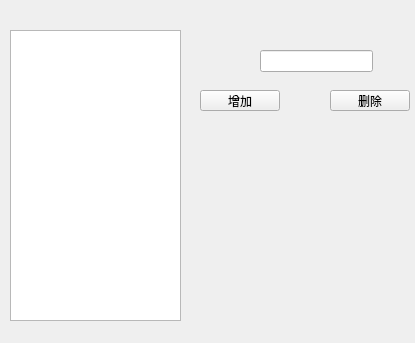
<?xml version="1.0" encoding="UTF-8"?>
<ui version="4.0">
 <class>Widget</class>
 <widget class="QWidget" name="Widget">
  <property name="geometry">
   <rect>
    <x>0</x>
    <y>0</y>
    <width>415</width>
    <height>343</height>
   </rect>
  </property>
  <property name="windowTitle">
   <string>Widget</string>
  </property>
  <widget class="QListWidget" name="listWidget">
   <property name="geometry">
    <rect>
     <x>10</x>
     <y>30</y>
     <width>171</width>
     <height>291</height>
    </rect>
   </property>
  </widget>
  <widget class="QLineEdit" name="lineEdit">
   <property name="geometry">
    <rect>
     <x>260</x>
     <y>50</y>
     <width>113</width>
     <height>22</height>
    </rect>
   </property>
  </widget>
  <widget class="QPushButton" name="pushButton">
   <property name="geometry">
    <rect>
     <x>200</x>
     <y>90</y>
     <width>80</width>
     <height>21</height>
    </rect>
   </property>
   <property name="text">
    <string>增加</string>
   </property>
  </widget>
  <widget class="QPushButton" name="pushButton_2">
   <property name="geometry">
    <rect>
     <x>330</x>
     <y>90</y>
     <width>80</width>
     <height>21</height>
    </rect>
   </property>
   <property name="text">
    <string>删除</string>
   </property>
  </widget>
 </widget>
 <resources/>
 <connections/>
</ui>
